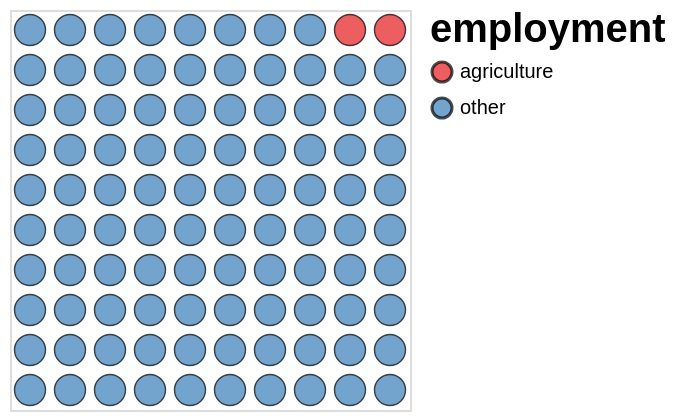

Write a Vega-Lite specification for this figure.
### Vega-Lite specification from a JSON file in a GitHub repository (floating-point values rounded to 4 significant figures)
{"$schema": "https://vega.github.io/schema/vega-lite/v5.json", "data": {"values": [{"employment": "agriculture"}, {"employment": "other"}, {"employment": "other"}, {"employment": "other"}, {"employment": "other"}, {"employment": "other"}, {"employment": "other"}, {"employment": "other"}, {"employment": "other"}, {"employment": "other"}, {"employment": "other"}, {"employment": "other"}, {"employment": "other"}, {"employment": "other"}, {"employment": "other"}, {"employment": "other"}, {"employment": "other"}, {"employment": "other"}, {"employment": "other"}, {"employment": "other"}, {"employment": "other"}, {"employment": "other"}, {"employment": "other"}, {"employment": "other"}, {"employment": "other"}, {"employment": "other"}, {"employment": "other"}, {"employment": "other"}, {"employment": "other"}, {"employment": "other"}, {"employment": "other"}, {"employment": "other"}, {"employment": "other"}, {"employment": "other"}, {"employment": "other"}, {"employment": "other"}, {"employment": "other"}, {"employment": "other"}, {"employment": "other"}, {"employment": "other"}, {"employment": "other"}, {"employment": "other"}, {"employment": "other"}, {"employment": "other"}, {"employment": "other"}, {"employment": "other"}, {"employment": "other"}, {"employment": "other"}, {"employment": "other"}, {"employment": "other"}]}, "transform": [{"joinaggregate": [{"op": "count", "field": "employment", "as": "TotalOrigin"}]}, {"joinaggregate": [{"op": "count", "field": "employment", "as": "TotalOriginGrouped"}], "groupby": ["employment"]}, {"calculate": "round(datum.TotalOriginGrouped/datum.TotalOrigin * 100)", "as": "PercentOfTotal"}, {"aggregate": [{"op": "min", "field": "PercentOfTotal", "as": "P"}], "groupby": ["employment"]}, {"calculate": "sequence(1,datum.P+1)", "as": "S"}, {"flatten": ["S"]}, {"window": [{"op": "row_number", "as": "id"}], "sort": [{"field": "employment", "order": "descending"}]}, {"calculate": "ceil (datum.id / 10)", "as": "row"}, {"calculate": "datum.id - datum.row * 10", "as": "col"}], "mark": {"type": "circle", "filled": true, "tooltip": true, "stroke": "black", "strokeWidth": 0.7}, "encoding": {"x": {"field": "col", "type": "ordinal", "axis": null}, "y": {"field": "row", "type": "ordinal", "axis": null, "sort": "-y"}, "color": {"field": "employment", "type": "nominal", "scale": {"scheme": "set1"}, "legend": {"orient": "right", "offset": 10, "labelOffset": 3, "titlePadding": 5, "titleFontSize": 20}}, "size": {"value": 241}, "tooltip": [{"field": "employment", "type": "nominal"}]}}
